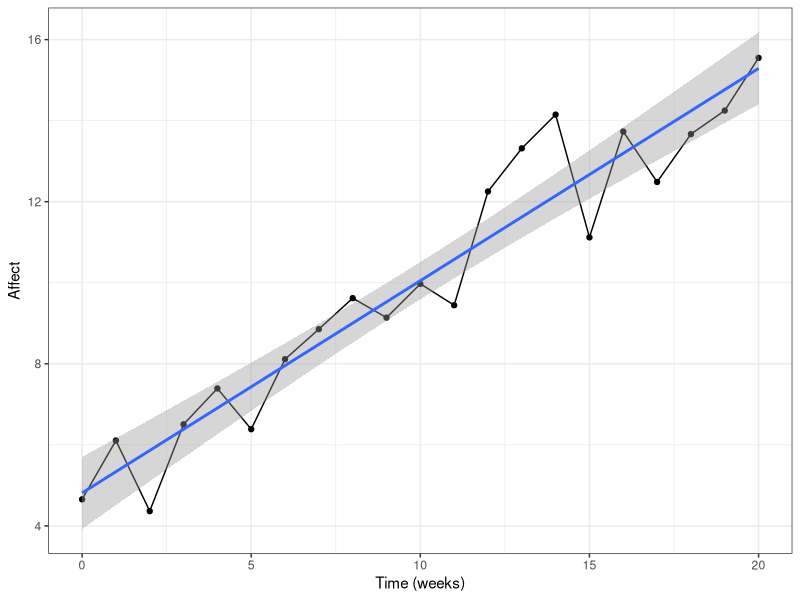

The R source for this figure:
#####################################################
# Script to simulate from a linear regression model
# Lecture 2: 25.09.2025
# Michael E. Aristodemou
#####################################################

# install package if it is missing
if (!requireNamespace("ggplot2", quietly = TRUE)) {
  install.packages("ggplot2")
}
library(ggplot2) # package for plotting

Time = 0:20 # sequence of time points
beta = 5 # intercept
gamma = 0.51 # slope
eps  = rnorm(n = length(Time), mean = 0, sd = 1) # residuals

Affect = NA # empty container to store Affect

for (t in 1:length(Time)) { # tell R to solve for each time point
  Affect[t] <- beta + gamma * Time[t] + eps[t] # model to generate data from
  } 

data <- data.frame(Time = Time, Affect = Affect) # store variables in dataset

# Plot the data generated from the linear regression model
ggplot(data, aes(x = Time, y = Affect)) +
  geom_point() + # draw the observed y at each x
  geom_line() + # draw a line connecting the dots
  geom_smooth(method = "lm") + # expected mean line
  theme_bw() + # set the background (just aesthetics)
  labs(x = "Time (weeks)", y = "Affect") + # name the axes
  theme(legend.position = "none") # remove legend
